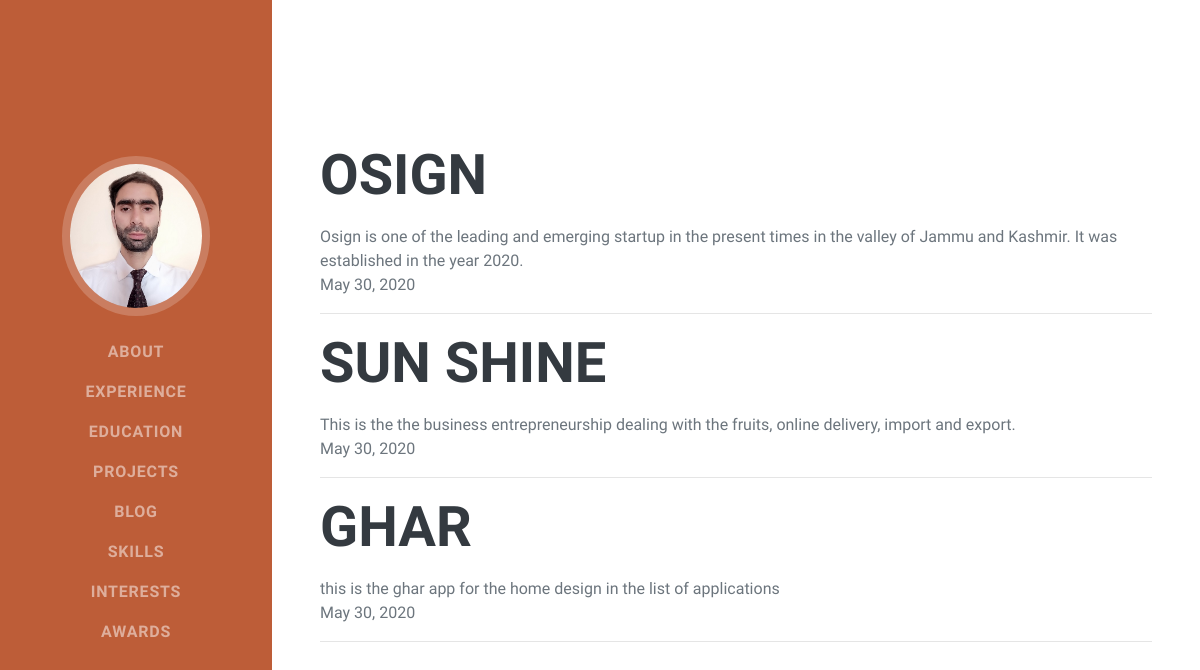
Screenshot of /blog/ with the database file from the repository.
### blog/models.py (models this page shows, shortened)
class Blog(models.Model):
    title = models.CharField(max_length=50)
    description = models.CharField(max_length=250)
    date = models.DateField()
    def get_absolute_url(self):
        return reverse('blog:blog_detail', kwargs={
            'blog_id':self.id
        })

### blog/views.py (the view)
# urls.py: path('', views.all_blogs, name='all_blogs'),
def all_blogs(request):
    blogs = Blog.objects.order_by('-date')
    context = {
        'blogs' : blogs
    }
    return render(request, 'blog/all_blogs.html', context)

### blog/templates/blog/all_blogs.html (shortened to what this page needs)
<!DOCTYPE html>
{% load static %}
<html lang="en">
<head>
    <link href="{% static 'css/styles.css' %}" rel="stylesheet" />
</head>
<body id="page-top">
    <nav class="navbar navbar-expand-lg navbar-dark bg-primary fixed-top" id="sideNav">
        <a class="navbar-brand js-scroll-trigger" href="#page-top"
            ><span class="d-block d-lg-none">Owais Shabir</span><span class="d-none d-lg-block"><img class="img-fluid img-profile rounded-circle mx-auto mb-2" src="{% static 'img/profile.jpg' %}" alt="" /></span></a
        >
        <div class="collapse navbar-collapse" id="navbarSupportedContent">
            <ul class="navbar-nav">
                <li class="nav-item"><a class="nav-link js-scroll-trigger" href="#about">About</a></li>
                <li class="nav-item"><a class="nav-link js-scroll-trigger" href="#experience">Experience</a></li>
                <li class="nav-item"><a class="nav-link js-scroll-trigger" href="#education">Education</a></li>
                <li class="nav-item"><a class="nav-link js-scroll-trigger" href="#Projects">Projects</a></li>
                <li class="nav-item"><a class="nav-link js-scroll-trigger" href="#Blog">Blog</a></li>
                <li class="nav-item"><a class="nav-link js-scroll-trigger" href="#skills">Skills</a></li>
                <li class="nav-item"><a class="nav-link js-scroll-trigger" href="#interests">Interests</a></li>
                <li class="nav-item"><a class="nav-link js-scroll-trigger" href="#awards">Awards</a></li>
            </ul>
        </div>
    </nav>
    <section class="resume-section" id="interests">
        <div class="resume-section-content">
            {% for blog in blogs %}
            <a href="{{ blog.get_absolute_url }}"><h2 class="mb-3">{{ blog.title }}</h2></a>
            <p class="mb-0">{{ blog.description }}</p>
            {{ blog.date }}
            <br><hr>
            {% endfor %}
        </div>
    </section>
</body>
</html>

### rows the page displays
Blog: title "OSIGN", description "Osign is one of the leading and emerging startup in the present times in the valley of Jammu and Kashmir. It was established in the year 2020.", date "May 30, 2020"
Blog: title "SUN SHINE", description "This is the the business entrepreneurship dealing with the fruits, online delivery, import and export.", date "May 30, 2020"
Blog: title "GHAR", description "this is the ghar app for the home design in the list of applications", date "May 30, 2020"
